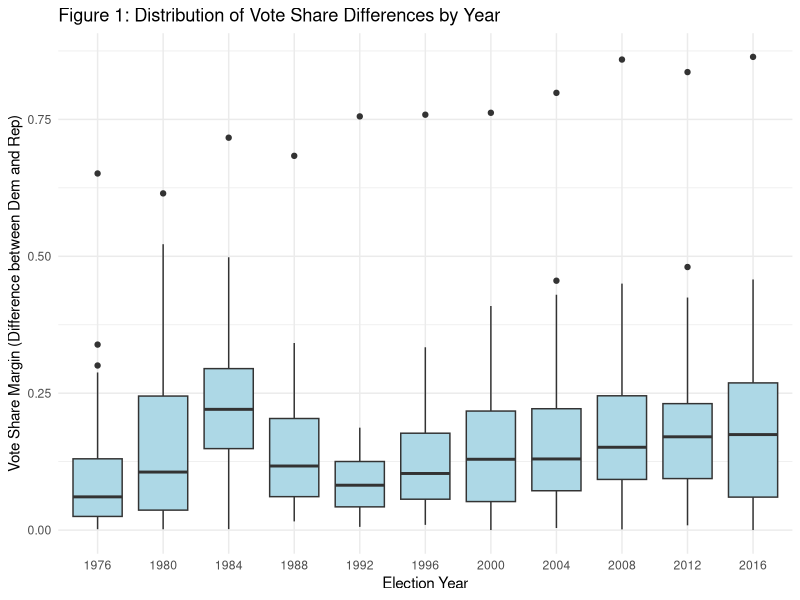
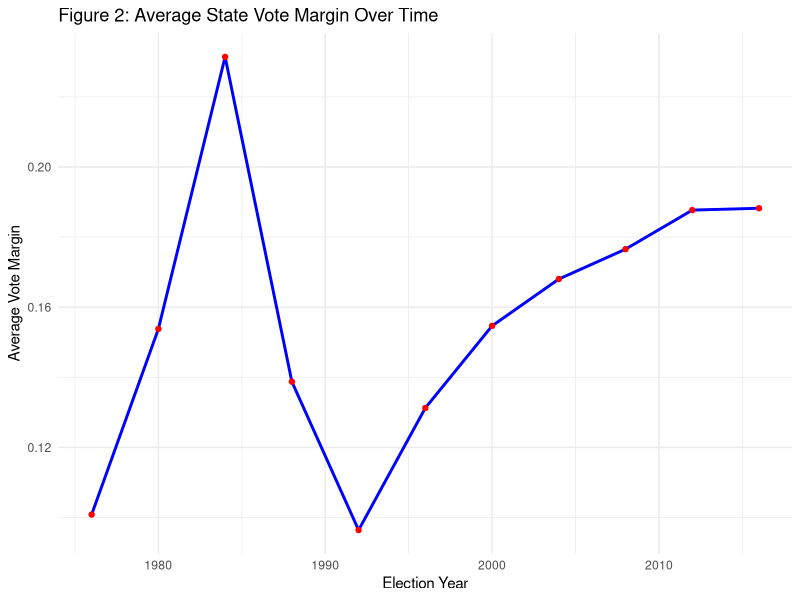

The R source for these figures, in order:
## ---- chunk 1
knitr::opts_chunk$set(echo = TRUE, warning = FALSE, message = FALSE)
## ---- chunk 2
library(dplyr)
library(ggplot2)
library(readr)

# Load the dataset
election_data <- read_csv("1976-2016-president.csv")
## ---- chunk 3
# Step 1: Filter for only Democrat and Republican parties
major_parties <- election_data %>%
  filter(party %in% c("democrat", "republican"))

# Step 2: Calculate vote share (candidate votes / total votes)
major_parties <- major_parties %>%
  mutate(vote_share = candidatevotes / totalvotes)

# Step 3: Calculate the margin of victory/loss for each state and year
# I am grouping by year and state, then taking the absolute difference between the two top candidates
state_margins <- major_parties %>%
  group_by(year, state) %>%
  summarize(margin = abs(diff(vote_share)), .groups = 'drop')

# Check the first few rows to make sure it worked
head(state_margins)
## ---- chunk 4
# Figure 1
ggplot(state_margins, aes(x = factor(year), y = margin)) +
  geom_boxplot(fill = "lightblue") +
  labs(title = "Figure 1: Distribution of Vote Share Differences by Year",
       x = "Election Year",
       y = "Vote Share Margin (Difference between Dem and Rep)") +
  theme_minimal()
## ---- chunk 5
# Calculate the average margin for each year
avg_margin_by_year <- state_margins %>%
  group_by(year) %>%
  summarize(mean_margin = mean(margin))

# Figure 2
ggplot(avg_margin_by_year, aes(x = year, y = mean_margin)) +
  geom_line(color = "blue", size = 1) +
  geom_point(color = "red") +
  labs(title = "Figure 2: Average State Vote Margin Over Time",
       x = "Election Year",
       y = "Average Vote Margin") +
  theme_minimal()
## ---- chunk 6
model <- lm(margin ~ year, data = state_margins)
summary(model)
